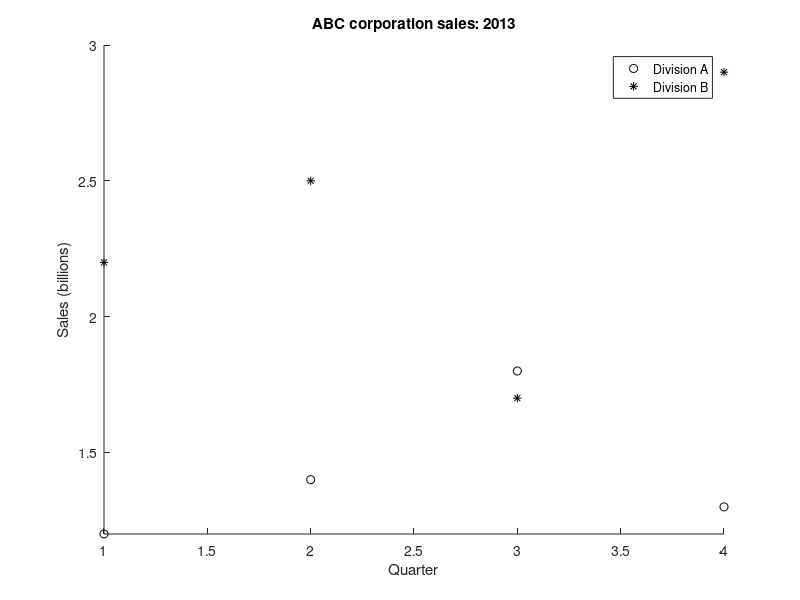

Reproduce this figure in MATLAB.
% This script reads sales data from the ABC company
% from a file and plots the data of two divisions

% Load the data and store it in a matrix
load salesfig.dat
salesMat = salesfig(:,:);

% Seperate the matrix into to row vectors
divisionA = salesMat(1,:);
divisionB = salesMat(2,:);
% xA = 1:0.5:4
% xB = 1.2:0.2:3

% Plot the data
clf
hold on
plot(divisionA,'ko')
plot(divisionB,'k*')
axis([1 4 1.2 3])
title('ABC corporation sales: 2013')
xlabel('Quarter')
ylabel('Sales (billions)')
legend('Division A', 'Division B')
